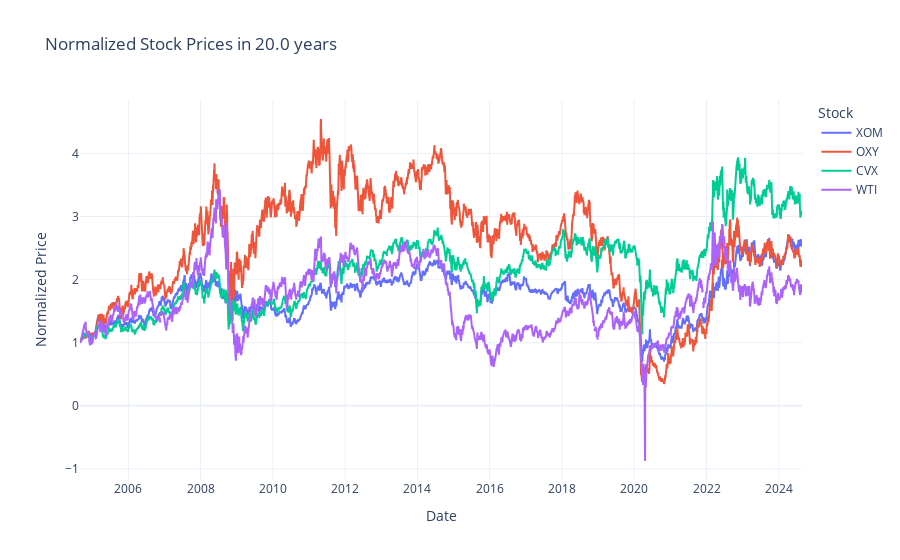

The code cell stored with this chart in its notebook:
### Code cell
stock_daily_ts_consolidate_normalized_df = stock_daily_ts_consolidate_df / stock_daily_ts_consolidate_df.iloc[-1]


# Create a Plotly figure
fig = go.Figure()

# Add traces for each stock
for column in stock_daily_ts_consolidate_normalized_df.columns:
    fig.add_trace(go.Scatter(
        x=stock_daily_ts_consolidate_normalized_df.index,
        y=stock_daily_ts_consolidate_normalized_df[column],
        mode='lines',
        name=column
    ))

# Customize layout
fig.update_layout(
    title=f'Normalized Stock Prices in {window_days/365} years',
    xaxis_title='Date',
    yaxis_title='Normalized Price',
    legend_title='Stock',
    template='plotly_white'
)

# Show the plot
fig.show()

### Figure 1 — Plotly figure (JSON) as saved in the notebook; plotly's stock layout.template omitted (floating-point values rounded to 4 significant figures; data arrays with more than 128 entries replaced by an {"elided": "..."} marker saying what was removed)
{"data": [{"mode": "lines", "name": "XOM", "type": "scatter", "x": {"elided": "5031 str values"}, "y": {"elided": "5031 float values"}}, {"mode": "lines", "name": "OXY", "type": "scatter", "x": {"elided": "5031 str values"}, "y": {"elided": "5031 float values"}}, {"mode": "lines", "name": "CVX", "type": "scatter", "x": {"elided": "5031 str values"}, "y": {"elided": "5031 float values"}}, {"mode": "lines", "name": "WTI", "type": "scatter", "x": {"elided": "5031 str values"}, "y": {"elided": "5031 float values"}}], "layout": {"legend": {"title": {"text": "Stock"}}, "title": {"text": "Normalized Stock Prices in 20.0 years"}, "xaxis": {"title": {"text": "Date"}}, "yaxis": {"title": {"text": "Normalized Price"}}}}
